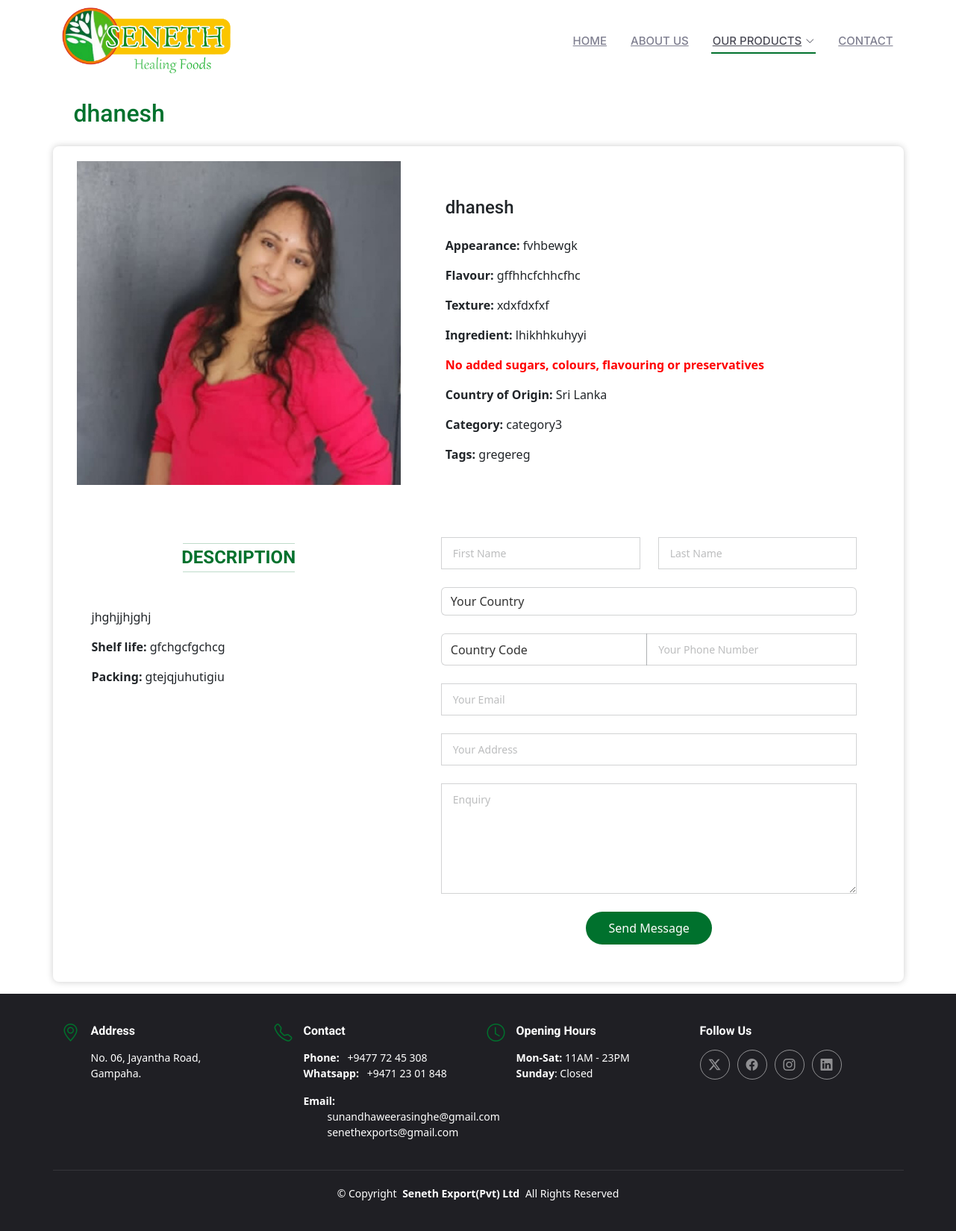
/our_product_description3.php?id=1&category=OrganicDetails, run on the app's committed database.
### tables this page shows
CREATE TABLE `organicdetails` (
  `id` int(11) NOT NULL,
  `name` varchar(255) NOT NULL,
  `image` varchar(255) NOT NULL,
  `appearance` varchar(255) DEFAULT NULL,
  `flavour` varchar(255) DEFAULT NULL,
  `texture` varchar(255) DEFAULT NULL,
  `ingredient` text DEFAULT NULL,
  `category` varchar(255) DEFAULT NULL,
  `tags` varchar(255) DEFAULT NULL
);

CREATE TABLE `organic` (
  `id` int(11) NOT NULL,
  `name` varchar(255) NOT NULL,
  `image` varchar(255) NOT NULL
);

CREATE TABLE `newtable3` (
  `id` int(11) NOT NULL,
  `name` varchar(255) NOT NULL,
  `detail1` text NOT NULL,
  `detail2` text DEFAULT NULL,
  `detail3` text DEFAULT NULL
);

### our_product_description3.php (the view, shortened to what this page needs)
<!DOCTYPE html>
<html lang="en">
  <head>
    <?php require('inc/links.php'); ?>
    <link
      rel="stylesheet"
      href="https://stackpath.bootstrapcdn.com/bootstrap/5.3.0/css/bootstrap.min.css"
    />
  </head>
  <body class="index-page">
    <header id="header" class="header sticky-top">
      <div
        class="container position-relative d-flex align-items-center justify-content-between"
      >
        <a
          href="index.php"
          class="logo d-flex align-items-center me-auto me-xl-0"
        >
          <img src="assets/img/logo.png" alt="" />
        </a>
        <nav id="navmenu" class="navmenu">
          <ul>
            <li>
              <a href="index.php">HOME<br /></a>
            </li>
            <li><a href="about.php">ABOUT US</a></li>
            <li class="dropdown">
              <a style="cursor: pointer" class="active"
                ><span>OUR PRODUCTS</span>
                <i class="bi bi-chevron-down toggle-dropdown"></i
              ></a>
            </li>
            <li><a href="contact.php">CONTACT</a></li>
          </ul>
        </nav>
      </div>
    </header>
    <?php
include('connection/connection.php');
if (isset($_GET['id']) && isset($_GET['category'])) {
    $productId = intval($_GET['id']);
    $category = htmlspecialchars($_GET['category']);
    if ($category === 'OrganicDetails') {
        $sql = "
            SELECT
                f.name,
                f.image,
                fd.appearance,
                fd.flavour,
                fd.texture,
                fd.ingredient,
                fd.category,
                fd.tags
            FROM
                organicDetails fd
            JOIN
                organic f ON fd.id = f.id
            WHERE
                fd.id = ?
        ";
        if ($stmt = $conn->prepare($sql)) { $stmt->bind_param("i", $productId);
    $stmt->execute(); $result = $stmt->get_result(); if ($result->num_rows > 0)
    { $row = $result->fetch_assoc();
    $detailSql = "SELECT detail1, detail2, detail3 FROM NewTable3
    WHERE id = ?"; if ($detailStmt = $conn->prepare($detailSql)) {
    $detailStmt->bind_param("i", $productId); $detailStmt->execute();
    $detailResult = $detailStmt->get_result(); $detailRow =
    $detailResult->num_rows > 0 ? $detailResult->fetch_assoc() : null;
    $detailStmt->close(); } ?>
    <div class="container section-title-product text-left pb-0">
      <p class="text-start ps-3">
        <span class="description-title-product h2"
          ><?php echo htmlspecialchars($row['name']); ?></span
        >
      </p>
    </div>
    <div class="container my-3">
      <div class="row product-container">
        <div class="col-md-5 product-images d-flex justify-content-center align-items-center text-center">
          <img
            src="project/<?php echo htmlspecialchars($row['image']); ?>"
            alt="Product Image"
            class="img-fluid"
          />
        </div>
        <div class="col-md-7 product-details px-5">
          <h1 class="h4 mb-4 pt-5">
            <?php echo htmlspecialchars($row['name']); ?>
          </h1>
          <p>
            <strong>Appearance:</strong>
            <?php echo htmlspecialchars($row['appearance']); ?>
          </p>
          <p>
            <strong>Flavour:</strong>
            <?php echo htmlspecialchars($row['flavour']); ?>
          </p>
          <p>
            <strong>Texture:</strong>
            <?php echo htmlspecialchars($row['texture']); ?>
          </p>
          <p>
            <strong>Ingredient:</strong>
            <?php echo htmlspecialchars($row['ingredient']); ?>
          </p>
          <p class="highlight">
            No added sugars, colours, flavouring or preservatives
          </p>
          <p><strong>Country of Origin:</strong> Sri Lanka</p>
          <p>
            <strong>Category:</strong>
            <?php echo htmlspecialchars($row['category']); ?>
          </p>
          <p>
            <strong>Tags:</strong>
            <?php echo htmlspecialchars($row['tags']); ?>
          </p>
        </div>
        <div class="col-md-5">
          <div class="description-section">
            <hr class="text-center mt-5 mb-1 pb-0" />
            <h4 class="text-center my-0 py-0">Description</h4>
            <hr class="text-center mb-5 mt-1 pt-0" />
            <?php if ($detailRow): ?>
            <p><?php echo htmlspecialchars($detailRow['detail1']); ?></p>
            <p>
              <strong>Shelf life:</strong>
              <?php echo htmlspecialchars($detailRow['detail2']); ?>
            </p>
            <p>
              <strong>Packing:</strong>
              <?php echo htmlspecialchars($detailRow['detail3']); ?>
            </p>
            <?php else: ?>
            <p>No additional details available.</p>
            <?php endif; ?>
          </div>
        </div>
        <div class="col-md-7">
          <form
            action="project/Adddatabase.php"
            method="post"
            class="php-email-form"
            id="phone-form"
          >
            <div class="row gy-4">
              <div class="col-md-6">
                <input
                  type="text"
                  name="fname"
                  class="form-control"
                  placeholder="First Name"
                  required=""
                />
              </div>
              <div class="col-md-6">
                <input
                  type="text"
                  name="sname"
                  class="form-control"
                  placeholder="Last Name"
                  required=""
                />
              </div>
              <div class="col-md-12">
                <select
                  name="country"
                  type="text"
                  class="form-control country-select"
                  required
                >
                  <option value="" disabled selected>Your Country</option>
                </select>
              </div>
              <div class="col-md-12">
                <div class="input-group">
                  <select
                    class="form-control country-code-select"
                    name="countryCode"
                    id="countryCode"
                    required
                  >
                    <option value="" disabled selected>Country Code</option>
                  </select>
                  <input
                    type="tel"
                    class="form-control"
                    name="phoneNumber"
                    id="phoneNumber"
                    placeholder="Your Phone Number"
                    required
                  />
                </div>
              </div>
              <div class="col-md-12">
                <input
                  type="email"
                  class="form-control"
                  name="email"
                  placeholder="Your Email"
                  required=""
                />
              </div>
              <div class="col-md-12">
                <input
                  type="text"
                  class="form-control"
                  name="address"
                  placeholder="Your Address"
                  required=""
                />
              </div>
              <div class="col-md-12">
                <textarea
                  class="form-control"
                  name="enquiry"
                  rows="6"
                  placeholder="Enquiry"
                  required=""
                ></textarea>
              </div>
              <div class="col-md-12 text-center">
                <button type="submit">Send Message</button>
              </div>
            </div>
          </form>
        </div>
      </div>
    </div>
    <?php
            } else {
                echo "No records found.";
            }
            $stmt->close(); } else { echo "Error preparing the SQL statement.";
    } } else { echo "Invalid category."; } } else { echo "ID or category not
    set."; } $conn->close(); ?>
    <?php require('inc/footer.php'); ?>
  </body>
</html>

### assets/css/main.css (style rules this page uses)
:root { --default-font: "Roboto", system-ui, -apple-system, "Segoe UI", Roboto, "Helvetica Neue", Arial, "Noto Sans", "Liberation Sans", sans-serif, "Apple Color Emoji", "Segoe UI Emoji", "Segoe UI Symbol", "Noto Color Emoji"; --heading-font: "Roboto", "Amatic SC", sans-serif; --nav-font: "Inter", sans-serif; }
:root { --background-color: #ffffff; --default-color: #212529; --heading-color: #37373f; --accent-color: #00712d; --surface-color: #ffffff; --contrast-color: #ffffff; }
:root { --nav-color: #7f7f90; --nav-hover-color: #00712d; --nav-mobile-background-color: #ffffff; --nav-dropdown-background-color: #ffffff; --nav-dropdown-color: #7f7f90; --nav-dropdown-hover-color: #00712d; }
:root { scroll-behavior: smooth; }
body { color: var(--default-color); background-color: var(--background-color); font-family: var(--default-font); margin: 0; overflow-x: hidden; }
a { color: var(--accent-color); text-decoration: none; transition: 0.3s; }
h1, h2, h3, h4, h5, h6 { color: var(--heading-color); font-family: var(--heading-font); }
.header { color: var(--default-color); background-color: var(--background-color); padding: 0; transition: all 0.5s; z-index: 997; }
.header .logo img { width: 230px; margin-right: 8px; padding: 10px 0; }
@media (min-width: 1200px) { .navmenu { padding: 0; } }
@media (min-width: 1200px) { .navmenu ul { margin: 0; padding: 0; display: flex; list-style: none; align-items: center; } }
@media (min-width: 1200px) { .navmenu li { position: relative; } }
@media (min-width: 1200px) { .navmenu > ul > li { white-space: nowrap; padding: 15px 14px; } }
@media (min-width: 1200px) { .navmenu > ul > li:last-child { padding-right: 0; } }
@media (min-width: 1200px) { .navmenu a, .navmenu a:focus { color: var(--nav-color); font-size: 15px; padding: 0 2px; font-family: var(--nav-font); font-weight: 500; display: flex; align-items: center; justify-content: space-between; white-space: nowrap; transition: 0.3s; position: relative; } }
@media (min-width: 1200px) { .navmenu a i, .navmenu a:focus i { font-size: 12px; line-height: 0; margin-left: 5px; transition: 0.3s; } }
@media (min-width: 1200px) { .navmenu > ul > li > a:before { content: ""; position: absolute; height: 2px; bottom: -6px; left: 0; background-color: var(--nav-hover-color); visibility: hidden; width: 0px; transition: all 0.3s ease-in-out 0s; } }
@media (min-width: 1200px) { .navmenu a:hover:before, .navmenu li:hover > a:before, .navmenu .active:before { visibility: visible; width: 100%; } }
@media (min-width: 1200px) { .navmenu li:hover > a, .navmenu .active, .navmenu .active:focus { color: color-mix(in srgb, var(--nav-color) 80%, black 50%); } }
.country-select { background-color: #f0f4f0; color: var(--default-color); border: 1px solid; padding: 10px; transition: background-color 0.3s ease, color 0.3s ease, border 0.3s ease; }
.country-select:not([value=""]) { background-color: #ffffff; color: #333333; border: 1px solid; border-color: color-mix(in srgb, var(--default-color), transparent 80%); }
.country-code-select { background-color: #f0f4f0; color: var(--default-color); border: 1px solid; padding: 10px; transition: background-color 0.3s ease, color 0.3s ease, border 0.3s ease; }
.country-code-select:not([value=""]) { background-color: #ffffff; color: #333333; border: 1px solid; border-color: color-mix(in srgb, var(--default-color), transparent 80%); }
.section-title-product { text-align: center; padding-bottom: 60px; position: relative; }
.section-title-product p { color: var(--accent-color); margin: 10px 0 0 0; font-size: 40px; font-weight: 600; font-family: var(--default-font); }

### data on the page
organicdetails: organic.name "dhanesh", organic.image (picture), appearance "fvhbewgk", flavour "gffhhcfchhcfhc", texture "xdxfdxfxf", ingredient "lhikhhkuhyyi", category "category3", tags "gregereg"
newtable3: detail1 "jhghjjhjghj", detail2 "gfchgcfgchcg", detail3 "gtejqjuhutigiu"
